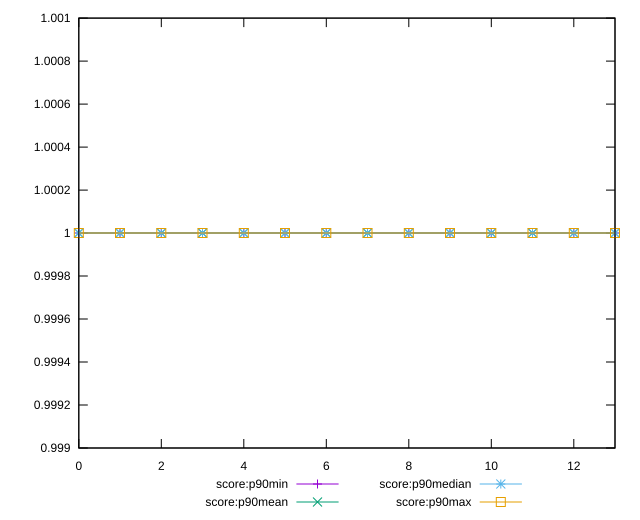

The gnuplot source for this figure:
reset
set terminal svg size 640, 520 enhanced background rgb 'white'
set output "reprap/offscreen-images/progression/score.svg"

$scoreP90Min <<EOF
0 1
1 1
2 1
3 1
4 1
5 1
6 1
7 1
8 1
9 1
10 1
11 1
12 1
13 1
EOF

$scoreP90Mean <<EOF
0 1
1 1
2 1
3 1
4 1
5 1
6 1
7 1
8 1
9 1
10 1
11 1
12 1
13 1
EOF

$scoreP90Median <<EOF
0 1
1 1
2 1
3 1
4 1
5 1
6 1
7 1
8 1
9 1
10 1
11 1
12 1
13 1
EOF

$scoreP90Max <<EOF
0 1
1 1
2 1
3 1
4 1
5 1
6 1
7 1
8 1
9 1
10 1
11 1
12 1
13 1
EOF

set key outside below
set yrange [0.999:1.001]

plot \
  $scoreP90Min title "score:p90min" with linespoints, \
  $scoreP90Mean title "score:p90mean" with linespoints, \
  $scoreP90Median title "score:p90median" with linespoints, \
  $scoreP90Max title "score:p90max" with linespoints, \


reset
